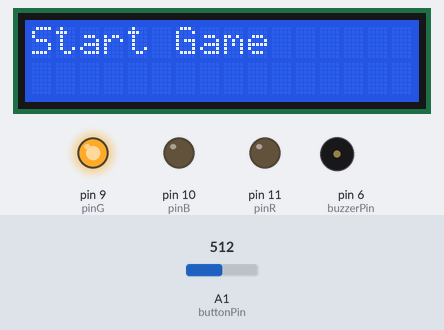
Simulated run of this sketch. Board: Arduino Uno, built with avr-gcc and run on an emulated ATmega328P. Shown: 16×2 character LCD, output pins drawn as LEDs (lit = HIGH), buzzer (waves = sounding). The test bench sets the inputs (shaded band); at power-on: A1 (buttonPin) = 512. Random numbers use the default seed unless the sketch sets one.

Above: at 1.2 s.
1.3 s: A1 (buttonPin) set to 584
2.8 s: A1 (buttonPin) set to 617
At 3.42 s:
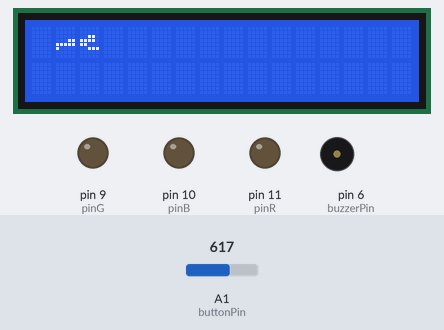
At 3.89 s:
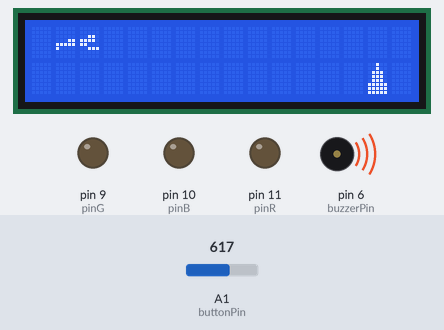
4.6 s: A1 (buttonPin) set to 783
6.1 s: A1 (buttonPin) set to 800
At 8.9 s:
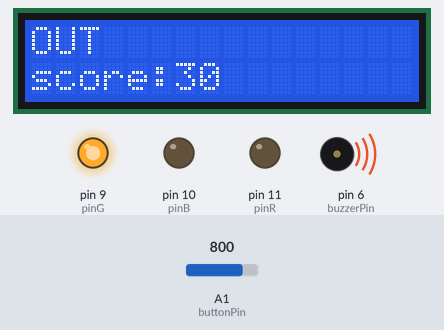
Timing chart, 0 to 10.1 s (numbered marks = the images above; inputs shaded):
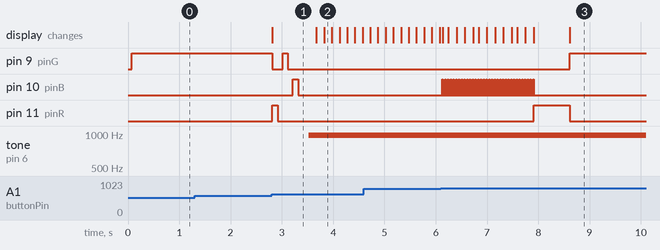

Measured:
- the behaviour switches between 600 and 601 on A1 (buttonPin) (found by bisection; images 0 and 1)
- the behaviour switches between 790 and 791 on A1 (buttonPin) (found by bisection; images 2 and 3)
- after the input at 1.3 s, every drawn part: stays the same
- after the input at 2.8 s, pin 9 (pinG): HIGH → LOW at once, → HIGH 0.20 s later, → LOW 0.10 s later; pin 10 (pinB): LOW → HIGH after 0.42 s, → LOW 0.10 s later; pin 11 (pinR): LOW → HIGH at once, → LOW 0.10 s later; tone on pin 6 (buzzerPin): silent → 977 Hz after 0.72 s; the display: changes at once (image 1)
- after the input at 6.1 s, pin 9 (pinG): LOW → HIGH after 2.5 s; pin 10 (pinB): alternates HIGH for 0.01 s and LOW for 0.04 s, 68 changes in all, then stays LOW, starting at once; pin 11 (pinR): LOW → HIGH after 1.8 s, → LOW 0.70 s later
- what the display in image 1 shows lasts 0.9 s, from 2.8 s to 3.7 s

The sketch:

ARBD1_final_game.ino
```cpp
byte BodyLeg[] = {
  B00000,
  B00000,
  B00000,
  B00011,
  B11111,
  B10000,
  B00000,
  B00000
};
byte HeadArm[] = {
   B00000,
  B00000,
  B00110,
  B11110,
  B11000,
  B00111,
  B00000,
  B00000
};
byte ObsticleUp[] = {
  B11111,
  B11111,
  B11111,
  B01110,
  B01110,
  B01110,
  B00100,
  B00100
};
byte ObsticleDown[] = {
  B00100,
  B00100,
  B01110,
  B01110,
  B01110,
  B11111,
  B11111,
  B11111
};

#include <LiquidCrystal.h>
#include<TimerOne.h>
int key,n=1,m=1,pos=0,obstNo=1,obstgap,i;
int obstCpos[2]={16,16};
int obstRpos[2]={1,1};
int obstype[2]={3,3};
int buttonPin=A1;
int buzzerPin=6;
int pinR=11;
int pinG=9;
int pinB=10;
long int score=0;
int rs = 4, en = 5, d4 = 0, d5 = 1, d6 = 2, d7 = 3;
LiquidCrystal  lcd(rs, en, d4, d5, d6, d7);

void setup() {
  lcd.begin(16, 2);
  lcd.createChar(0, BodyLeg);
  lcd.createChar(1,HeadArm);
  lcd.createChar(2,ObsticleUp);
  lcd.createChar(3,ObsticleDown);
  pinMode(buttonPin,INPUT);
  lcd.home();
  lcd.print("Start Game");
  pinMode(buzzerPin,OUTPUT);
  pinMode(pinR,OUTPUT);
  pinMode(pinG,OUTPUT);
  pinMode(pinB,OUTPUT);
  digitalWrite(pinG,HIGH);
  Timer1.initialize(150000);
  Timer1.attachInterrupt(obsticle);
}

void loop() {
   key=analogRead(buttonPin);   //taking analog input

    if((key > 600) && (key < 725) && n==1) //condition to check Enter button is pressed?
    {
        digitalWrite(pinG,LOW);
        lcd.clear();
        lcd.setCursor(1,0);
        lcd.write((byte)0);
        lcd.setCursor(2,0);
        lcd.write((byte)1);
        digitalWrite(pinR,HIGH);
        delay(100);
        digitalWrite(pinR,LOW);
        delay(100);
        digitalWrite(pinG,HIGH);
        delay(100);
        digitalWrite(pinG,LOW);
        delay(100);
        digitalWrite(pinB,HIGH);
        delay(100);
        digitalWrite(pinB,LOW);
        delay(100);
        n=2;
        i=0;

    }


     do
    {
      key=analogRead(buttonPin);
      delay(20);
    } while((key > 600) && (key < 725) && m==1);

    if(n==2)
    {
      m=2;
    }


    if(key < 100 && n==2)
     {
      lcd.clear();
       for(int i=0;i<obstNo;i++)
      {
      lcd.setCursor(obstCpos[i],obstRpos[i]);
      lcd.write((byte)obstype[i]) ;
      }

      pos=0;
      lcd.setCursor(1,pos);
      lcd.write((byte)0);
      lcd.setCursor(2,pos);
      lcd.write((byte)1);

       digitalWrite(pinB,HIGH);
      analogWrite(buzzerPin,125);
      delay(10);
      analogWrite(buzzerPin,0);
      digitalWrite(pinB,LOW);

     }


   if((key > 790) && (key < 850) && n==2)
    {
      lcd.clear();
      for(int i=0;i<obstNo;i++)
      {
      lcd.setCursor(obstCpos[i],obstRpos[i]);
      lcd.write((byte)obstype[i]) ;
      }
         pos=1;
         lcd.setCursor(1,pos);
         lcd.write((byte)0);
         lcd.setCursor(2,pos);
         lcd.write((byte)1);

      digitalWrite(pinB,HIGH);
      analogWrite(buzzerPin,125);
      delay(10);
      analogWrite(buzzerPin,0);
      digitalWrite(pinB,LOW);
    }

  for(int i=0;i<obstNo;i++)
  {
      if(obstRpos[i]==pos && (obstCpos[i]==1 || obstCpos[i]==2 ))
     {
      n=3;
      obstCpos[i]=16;
      pos=0;
      digitalWrite(pinR,HIGH);
      analogWrite(buzzerPin,125);
      delay(700);
      analogWrite(buzzerPin,0);
      digitalWrite(pinR,LOW);
      digitalWrite(pinG,HIGH);
      lcd.clear();
      lcd.print("OUT");
      lcd.setCursor(0,1);
      lcd.print("score:");
      lcd.print(score);
      score=0;
     }
  }

     if((key > 600) && (key < 725) && n==3)
     {
       lcd.clear();
       lcd.print("Start Game");
       m=3;
       n=1;
     }

     do
    {
      key=analogRead(buttonPin);
      delay(20);
    } while((key > 600) && (key < 725) && m==3);

    if(n==1)
    {
      m=1;
    }

randomGen();
}

void obsticle()
{
  if(n==2)
   {
     analogWrite(buzzerPin,125);
      delay(5);
      analogWrite(buzzerPin,0);
      lcd.clear();
      lcd.setCursor(1,pos);
      lcd.write((byte)0);
      lcd.setCursor(2,pos);
      lcd.write((byte)1);


      for(int i=0;i<obstNo;i++)
      {
      lcd.setCursor(obstCpos[i],obstRpos[i]);
      lcd.write((byte)obstype[i]) ;
      obstCpos[i]--;
      }

      score+=1;
  }
return;
}

void randomGen()
{

if(obstCpos[0]==obstgap)
{
  obstNo=2;
}

if(obstCpos[0]==0)
 {
  obstgap=random(4,12);
 }
if(obstCpos[1]==0)
{
  obstNo=1;
}
for(int i=0;i<2;i++)
{
 if(obstCpos[i]==0)
 {
  obstCpos[i]=16;
  obstype[i]=random(2,4);
    if(obstype[i]==2)
    {
      obstRpos[i]=0;
    }
    else
    {
    obstRpos[i]=1;
    }
 }
}
}
```
